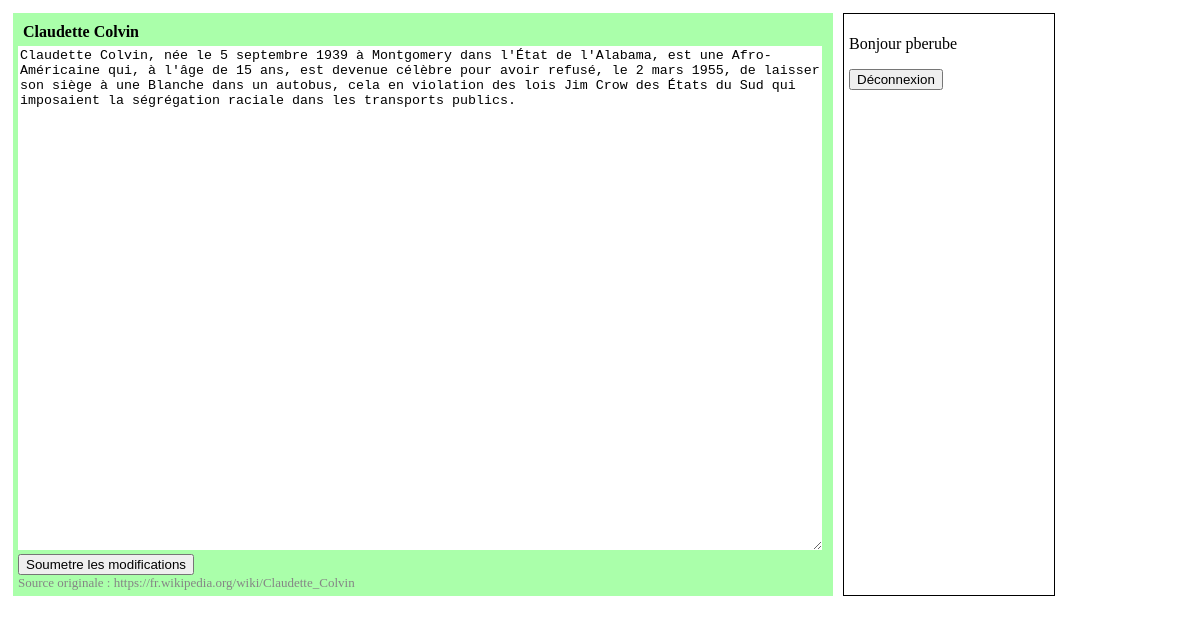
Screenshot of /index.php (signed in) with the database file from the repository.
### tables this page shows
CREATE TABLE Article (
    Id INT UNIQUE NOT NULL AUTO_INCREMENT PRIMARY KEY,
    Entete TEXT,
    Contenu TEXT,
    Pied TEXT
);

### index.php (the view, shortened to what this page needs)
<!DOCTYPE html>
<html lang="en">
<head>
    <link href="style.css" rel="stylesheet" type="text/css" />
</head>
<body>
<section>
    <?php
    $pdo = creerPDO();
    $sql = "SELECT Entete, Contenu, Pied FROM Article WHERE Id=1";
    $pdo_statement = $pdo->prepare($sql);
    $pdo_statement->execute([]);
    $ligne=$pdo_statement->fetch();
    if (isset($_SESSION['login'], $_SESSION['type']) && $_SESSION['type']==='utilisateur') :
        echo "<section>";
        echo "<article>";
        echo "<header>" . $ligne["Entete"] . "</header>";
        echo "<form method='GET' action='traitement.php'>";
        echo "<textarea class='mod' name='text'>". htmlspecialchars($ligne["Contenu"]);
        echo "</textarea>";
        echo "<input type='submit'value='Soumetre les modifications' />";
        echo "</form>";
        echo "<footer>" . $ligne["Pied"] . "</footer>";
        echo "</article>";
        echo "<form class='login' method='post' action='logout.php'>";
        echo " <p><label for='idlogin'>".'Bonjour ' . $_SESSION["login"] . " </label></p>";
        echo "<p><input type='submit'value='Déconnexion' /></p>";
        echo " </form>";
        echo "</section>";
    endif;
    ?>
</section>
</body>
</html>

### style.css (style rules this page uses)
header { font-weight: bold; padding: 5px; }
section { display: flex; }
article { padding: 5px; margin: 5px; background-color: #aaffaa; width: 810px; }
footer { font-size: small; color: #858585; }
.login { padding: 5px; margin: 5px; border: solid black 1px; width: 200px; }
textarea { background-color: white; resize: both; width: 800px; height:500px; overflow: hidden; border: white; }

### rows the page displays
article: Entete "Claudette Colvin", text "Claudette Colvin, née le 5 septembre 1939 à Montgomery dans l'État de l'Alabama, est une Afro-Américaine qui, à l'âge de 15 ans, est devenue célèbre pour avoir refusé, le 2 mars 1955, de laisser son siège à une Blanche dans un autobus, cela en violation des lois Jim Crow des États du Sud qui imposaient la ségrégation raciale dans les transports publics.", Pied "Source originale : https://fr.wikipedia.org/wiki/Claudette_Colvin"

### other values shown
$_SESSION["login"] "pberube"
